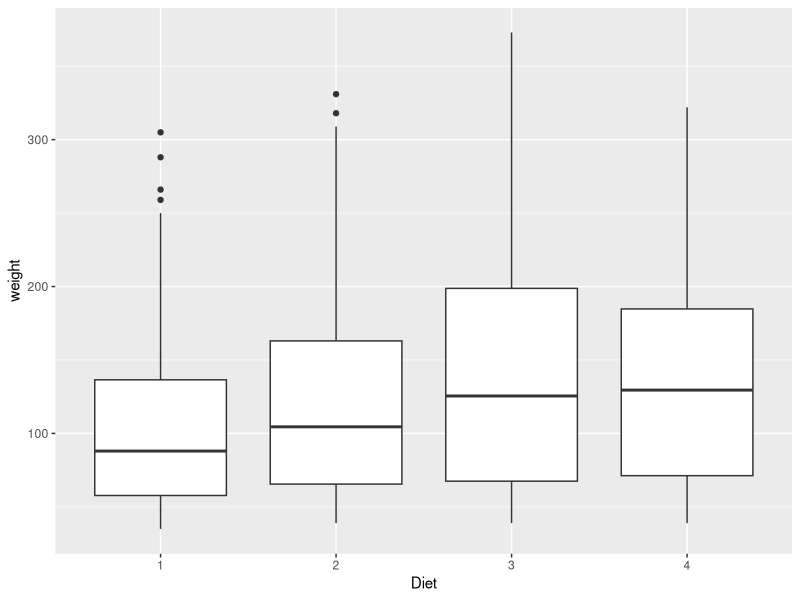
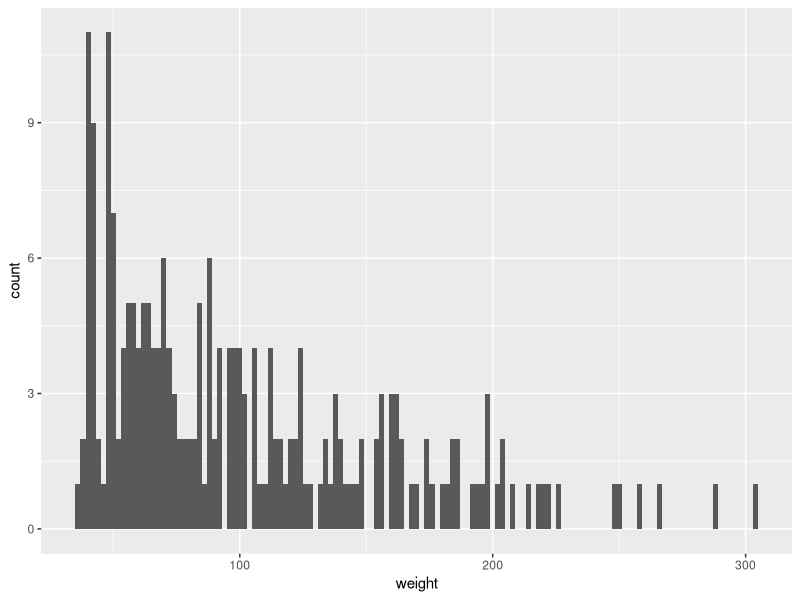
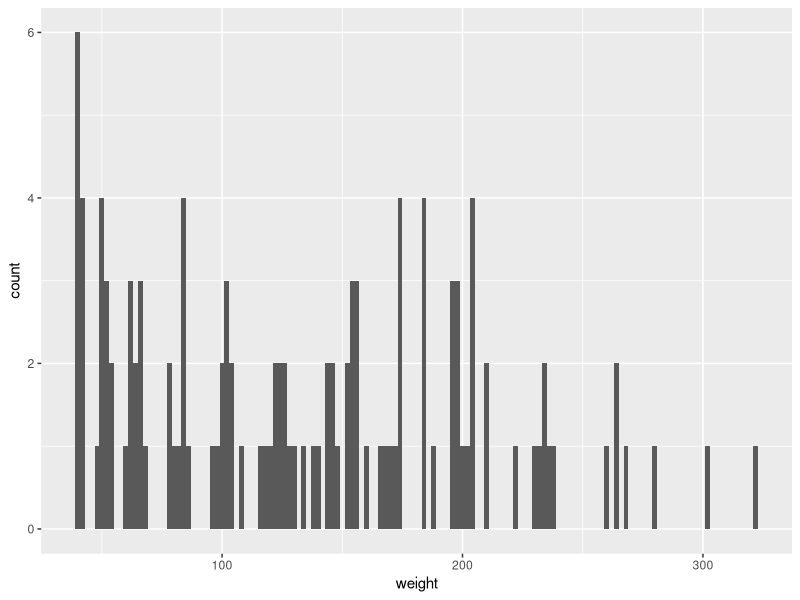
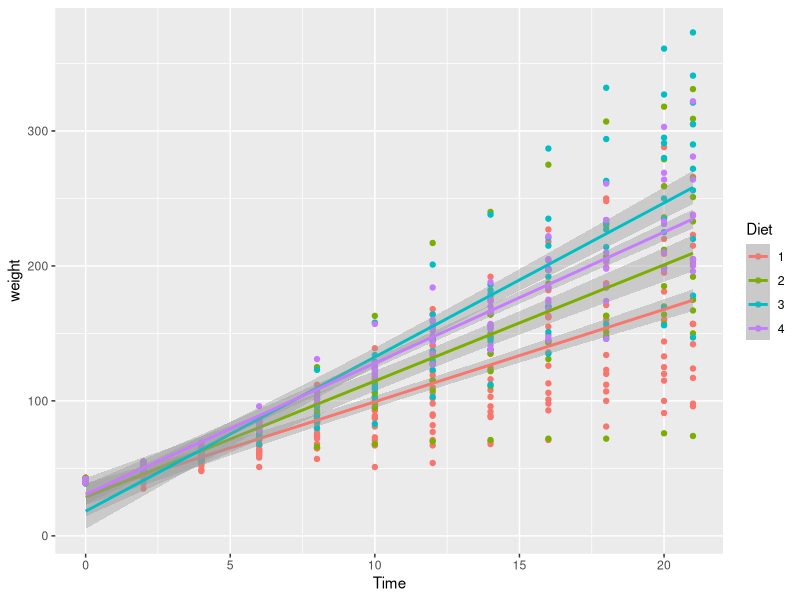

Recreate these plots in R, in order.
#program 7:
# (i)
summary(ChickWeight)

# (ii)
library(ggplot2)
ggplot(ChickWeight, aes(x=Diet, y=weight)) + 
  geom_boxplot()

# (iii)
ggplot(ChickWeight[ChickWeight$Diet==1,], aes(x=weight)) + 
  geom_histogram(binwidth=2)

# (iv)
ggplot(ChickWeight[ChickWeight$Diet==4,], aes(x=weight)) + 
  geom_histogram(binwidth=2)

# (v)
ggplot(ChickWeight, aes(x=Time, y=weight, color=Diet)) + 
  geom_point() + 
  geom_smooth(method=lm)